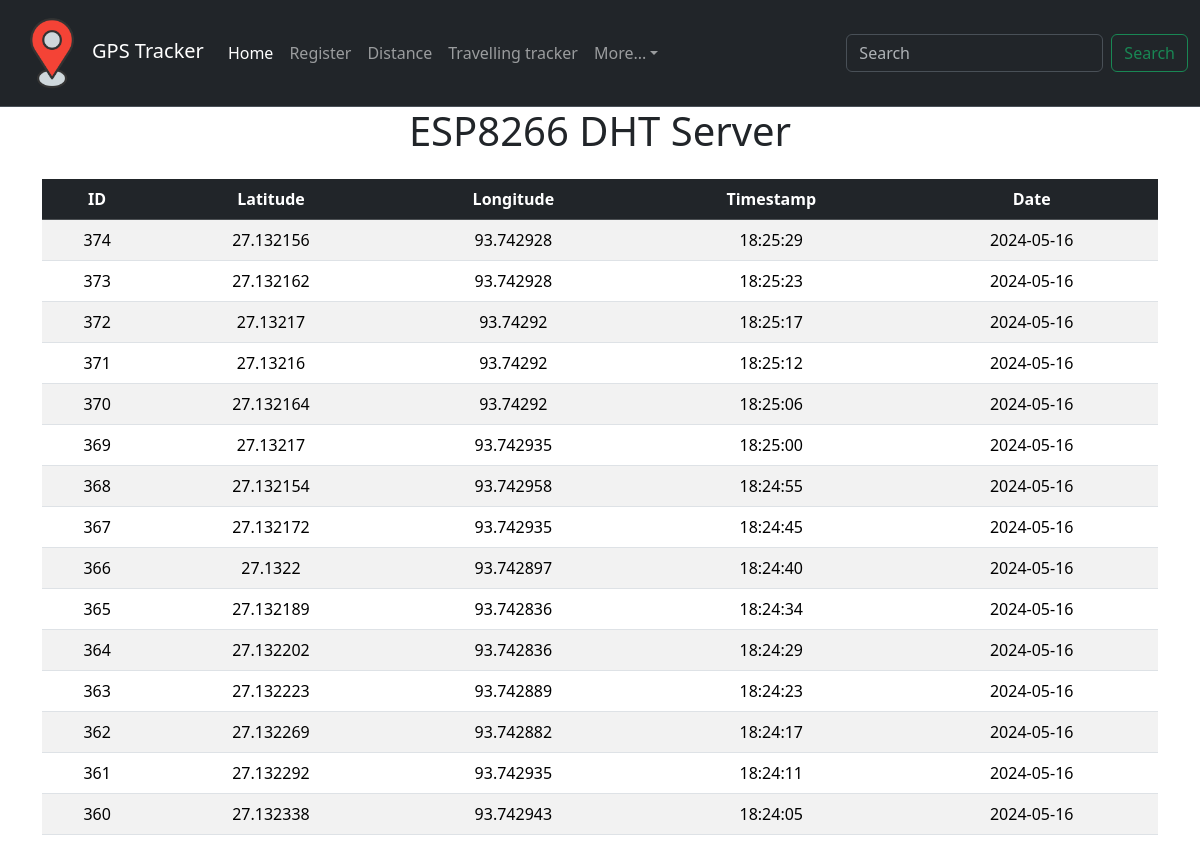
Page /readings (signed in) on the committed database.
### tables this page shows
CREATE TABLE gps_data (
    id INTEGER PRIMARY KEY AUTOINCREMENT,
    latitude REAL,
    longitude REAL,
    timestamp TEXT,
    date TEXT
);

### app.py (the view)
@app.route('/readings')
def readings():
    if 'username' not in session:
        return redirect(url_for('login'))
    conn = get_db_connection()
    cursor = conn.cursor()
    cursor.execute('SELECT * FROM gps_data ORDER BY timestamp DESC LIMIT 15')
    readings = cursor.fetchall()
    conn.close()
    return render_template('readings.html', readings=readings)

### app.py (called while the page is built)
def get_db_connection():
    try:
        current_dir = os.path.dirname(os.path.realpath(__file__))
        db_path = os.path.join(current_dir, 'sensor.db')
        conn = sqlite3.connect(db_path)
        conn.row_factory = sqlite3.Row
        print("Database connection successful")  # Debug print
        return conn
    except Exception as e:
        print(f"Database connection failed: {str(e)}")  # Debug print

### templates/readings.html
{% extends "layout.html" %}
{% block content %}
<h1>ESP8266 DHT Server</h1>
<div class="container">
    <table class="table table-striped mt-4">
        <thead class="table-dark">
            <tr>
                <th scope="col">ID</th>
                <th scope="col">Latitude</th>
                <th scope="col">Longitude</th>
                <th scope="col">Timestamp</th>
                <th scope="col">Date</th>
            </tr>
        </thead>
        <tbody>
            {% for reading in readings %}
            <tr>
                <td>{{ reading[0] }}</td>
                <td>{{ reading[1] }}</td>
                <td>{{ reading[2] }}</td>
                <td>{{ reading[3] }}</td>
                <td>{{ reading[4] }}</td>
            </tr>
            {% endfor %}
        </tbody>
    </table>
</div>
{% endblock %}

### templates/layout.html (shortened to what this page needs)
<!doctype html>
<html lang="en">
<head>
    <link href="https://cdn.jsdelivr.net/npm/bootstrap@5.3.2/dist/css/bootstrap.min.css" rel="stylesheet"
>
    <link rel="stylesheet" href="{{ url_for('static', filename='style.css') }}">
    <link rel="stylesheet" href="https://cdn.jsdelivr.net/npm/leaflet@1.7.1/dist/leaflet.css" />
</head>
<body>
    <nav class="navbar sticky-top bg-dark border-bottom border-body navbar-expand-lg" data-bs-theme="dark">
        <div class="container-fluid">
            <a class="navbar-brand" href="#"><img src="{{ url_for('static', filename='gps.png') }}" alt="Logo"
                    width="80" class="d-inline-block align-text-center">GPS Tracker</a>
            <div class="collapse navbar-collapse justify-content-center" id="navbarSupportedContent">
                <ul class="navbar-nav me-auto mb-2 mb-lg-0 ">
                    <li class="nav-item">
                        <a class="nav-link active" aria-current="page" href="/">Home</a>
                    </li>
                    <li class="nav-item">
                        <a class="nav-link" href="/register">Register</a>
                    </li>
                    <li class="nav-item">
                        <a class="nav-link" href="/distance">Distance</a>
                    </li>
                    <li class="nav-item">
                        <a class="nav-link" href="/select_start_location">Travelling tracker</a>
                    </li>
                    <li class="nav-item dropdown">
                        <a class="nav-link dropdown-toggle" href="#" role="button" data-bs-toggle="dropdown"
                            aria-expanded="false">More...</a>
                    </li>
                </ul>
                <form class="d-flex" role="search">
                    <input class="form-control me-2" type="search" placeholder="Search" aria-label="Search">
                    <button class="btn btn-outline-success" type="submit">Search</button>
                </form>
            </div>
        </div>
    </nav>
    {% block content %}{% endblock %}
</body>
</html>

### static/style.css (style rules this page uses)
html { font-family: Arial; display: inline-block; margin: 0px auto; text-align: center; }

### rows in the picture
gps_data: id "374", latitude "27.132156", longitude "93.742928", timestamp "18:25:29", date "2024-05-16"
gps_data: id "373", latitude "27.132162", longitude "93.742928", timestamp "18:25:23", date "2024-05-16"
gps_data: id "372", latitude "27.13217", longitude "93.74292", timestamp "18:25:17", date "2024-05-16"
gps_data: id "371", latitude "27.13216", longitude "93.74292", timestamp "18:25:12", date "2024-05-16"
gps_data: id "370", latitude "27.132164", longitude "93.74292", timestamp "18:25:06", date "2024-05-16"
gps_data: id "369", latitude "27.13217", longitude "93.742935", timestamp "18:25:00", date "2024-05-16"
gps_data: id "368", latitude "27.132154", longitude "93.742958", timestamp "18:24:55", date "2024-05-16"
gps_data: id "367", latitude "27.132172", longitude "93.742935", timestamp "18:24:45", date "2024-05-16"
gps_data: id "366", latitude "27.1322", longitude "93.742897", timestamp "18:24:40", date "2024-05-16"
gps_data: id "365", latitude "27.132189", longitude "93.742836", timestamp "18:24:34", date "2024-05-16"
gps_data: id "364", latitude "27.132202", longitude "93.742836", timestamp "18:24:29", date "2024-05-16"
gps_data: id "363", latitude "27.132223", longitude "93.742889", timestamp "18:24:23", date "2024-05-16"
gps_data: id "362", latitude "27.132269", longitude "93.742882", timestamp "18:24:17", date "2024-05-16"
gps_data: id "361", latitude "27.132292", longitude "93.742935", timestamp "18:24:11", date "2024-05-16"
gps_data: id "360", latitude "27.132338", longitude "93.742943", timestamp "18:24:05", date "2024-05-16"
